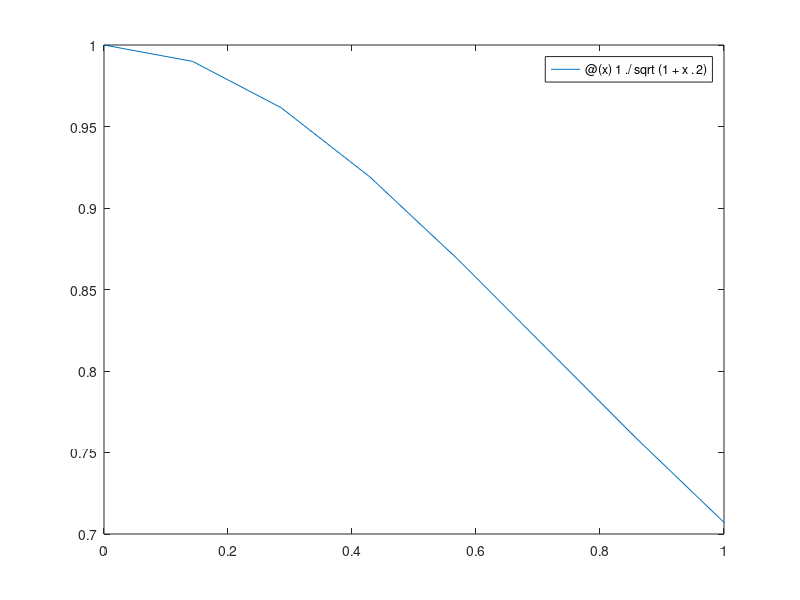

MATLAB code for this plot: (Note: this script raises an error after producing the figure.)
%%
% First we perform an experiment in which things turn out well. 
f = @(x) 1./sqrt(1+x.^2);
fplot(f,[0 1])

%%
% We interpolate for increasing values of $n$.
x = linspace(0,1,1000)';            % error measurement locations
n = (5:5:50)';
err = 0*n;
kappa = 0*n;
warning off
for k = 1:length(n) 
  t = linspace(0,1,n(k)+1)';        % equally spaced nodes
  y = f(t);                         % interpolation data
  V = bsxfun( @power,t,(0:n(k)) );  % Vandermonde matrix
  c = V \ y;                        % polynomial coeffs (low->high)
  c = c(end:-1:1);                  % coeffs in MATLAB ordering
  
  kappa(k) = cond(V);
  err(k) = norm( f(x) - polyval(c,x), inf );
end
table(n,kappa,err)

%%
% The error gets very small and stays there as $n$ increases. However, the
% condition number of the matrix $\mathbf{V}$ grows very rapidly to more
% than $\epsilon_M^{-1}$, so that the matrix is essentially singular!
% Therefore, there must be some data for which the interpolation fails
% spectacularly. 

%%
% In fact, a seemingly small change in the function makes a huge difference
% in the result.
f = @(x) 1./sqrt(0.01+x.^2);
fplot(f,[0 1])
for k = 1:length(n) 
  t = linspace(0,1,n(k)+1)';        % equally spaced nodes
  y = f(t);                         % interpolation data
  V = bsxfun( @power,t,(0:n(k)) );  % Vandermonde matrix
  c = V \ y;                        % polynomial coeffs (low->high)
  c = c(end:-1:1);                  % coeffs in MATLAB ordering
  
  kappa(k) = cond(V);
  err(k) = norm( f(x) - polyval(c,x), inf );
end
table(n,kappa,err)

%%
% The interpolation has become worthless.
